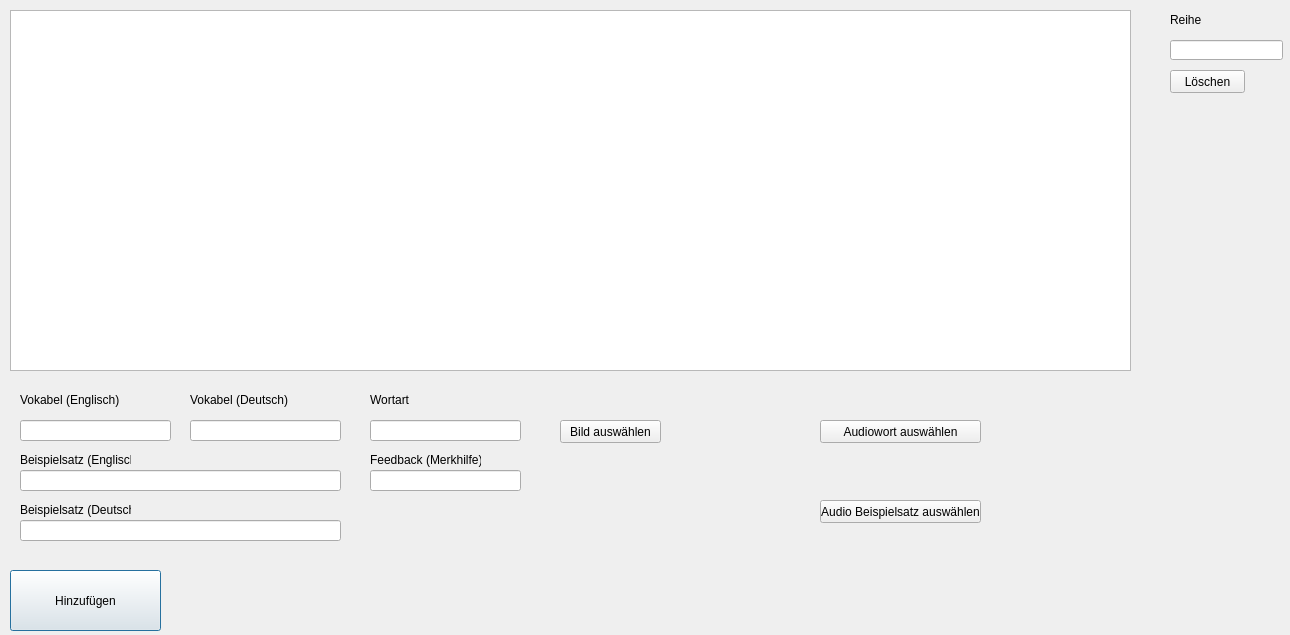
<?xml version="1.0" encoding="UTF-8"?>
<ui version="4.0">
 <class>Karteikarte</class>
 <widget class="QDialog" name="Karteikarte">
  <property name="geometry">
   <rect>
    <x>0</x>
    <y>0</y>
    <width>1290</width>
    <height>635</height>
   </rect>
  </property>
  <property name="windowTitle">
   <string>Dialog</string>
  </property>
  <widget class="QTableView" name="tableViewBuch">
   <property name="geometry">
    <rect>
     <x>10</x>
     <y>10</y>
     <width>1121</width>
     <height>361</height>
    </rect>
   </property>
  </widget>
  <widget class="QLabel" name="label_5">
   <property name="geometry">
    <rect>
     <x>1170</x>
     <y>10</y>
     <width>51</width>
     <height>20</height>
    </rect>
   </property>
   <property name="text">
    <string>Reihe</string>
   </property>
  </widget>
  <widget class="QPushButton" name="pushButton">
   <property name="geometry">
    <rect>
     <x>10</x>
     <y>570</y>
     <width>151</width>
     <height>61</height>
    </rect>
   </property>
   <property name="text">
    <string>Hinzufügen</string>
   </property>
  </widget>
  <widget class="QPushButton" name="pushButton_2">
   <property name="geometry">
    <rect>
     <x>1170</x>
     <y>70</y>
     <width>75</width>
     <height>23</height>
    </rect>
   </property>
   <property name="text">
    <string>Löschen</string>
   </property>
  </widget>
  <widget class="QLineEdit" name="deleteRow">
   <property name="geometry">
    <rect>
     <x>1170</x>
     <y>40</y>
     <width>113</width>
     <height>20</height>
    </rect>
   </property>
  </widget>
  <widget class="QLineEdit" name="VokabelEn">
   <property name="geometry">
    <rect>
     <x>20</x>
     <y>420</y>
     <width>151</width>
     <height>21</height>
    </rect>
   </property>
   <property name="text">
    <string/>
   </property>
  </widget>
  <widget class="QLabel" name="label">
   <property name="geometry">
    <rect>
     <x>20</x>
     <y>390</y>
     <width>111</width>
     <height>20</height>
    </rect>
   </property>
   <property name="text">
    <string>Vokabel (Englisch)</string>
   </property>
  </widget>
  <widget class="QLabel" name="label_2">
   <property name="geometry">
    <rect>
     <x>190</x>
     <y>390</y>
     <width>111</width>
     <height>20</height>
    </rect>
   </property>
   <property name="text">
    <string>Vokabel (Deutsch)</string>
   </property>
  </widget>
  <widget class="QLineEdit" name="VokabelDe">
   <property name="geometry">
    <rect>
     <x>190</x>
     <y>420</y>
     <width>151</width>
     <height>21</height>
    </rect>
   </property>
   <property name="text">
    <string/>
   </property>
  </widget>
  <widget class="QLabel" name="labellll">
   <property name="geometry">
    <rect>
     <x>20</x>
     <y>450</y>
     <width>111</width>
     <height>20</height>
    </rect>
   </property>
   <property name="text">
    <string>Beispielsatz (Englisch)</string>
   </property>
  </widget>
  <widget class="QLineEdit" name="BeispielEn">
   <property name="geometry">
    <rect>
     <x>20</x>
     <y>470</y>
     <width>321</width>
     <height>21</height>
    </rect>
   </property>
   <property name="text">
    <string/>
   </property>
  </widget>
  <widget class="QLineEdit" name="BeispielDe">
   <property name="geometry">
    <rect>
     <x>20</x>
     <y>520</y>
     <width>321</width>
     <height>21</height>
    </rect>
   </property>
   <property name="text">
    <string/>
   </property>
  </widget>
  <widget class="QLabel" name="label_41">
   <property name="geometry">
    <rect>
     <x>20</x>
     <y>500</y>
     <width>111</width>
     <height>20</height>
    </rect>
   </property>
   <property name="text">
    <string>Beispielsatz (Deutsch)</string>
   </property>
  </widget>
  <widget class="QLabel" name="label_6">
   <property name="geometry">
    <rect>
     <x>370</x>
     <y>390</y>
     <width>111</width>
     <height>20</height>
    </rect>
   </property>
   <property name="text">
    <string>Wortart</string>
   </property>
  </widget>
  <widget class="QLineEdit" name="Wortart">
   <property name="geometry">
    <rect>
     <x>370</x>
     <y>420</y>
     <width>151</width>
     <height>21</height>
    </rect>
   </property>
   <property name="text">
    <string/>
   </property>
  </widget>
  <widget class="QLabel" name="label_7">
   <property name="geometry">
    <rect>
     <x>370</x>
     <y>450</y>
     <width>111</width>
     <height>20</height>
    </rect>
   </property>
   <property name="text">
    <string>Feedback (Merkhilfe)</string>
   </property>
  </widget>
  <widget class="QLineEdit" name="Feedback">
   <property name="geometry">
    <rect>
     <x>370</x>
     <y>470</y>
     <width>151</width>
     <height>21</height>
    </rect>
   </property>
   <property name="text">
    <string/>
   </property>
  </widget>
  <widget class="QPushButton" name="pushButton_3">
   <property name="geometry">
    <rect>
     <x>560</x>
     <y>420</y>
     <width>101</width>
     <height>23</height>
    </rect>
   </property>
   <property name="text">
    <string>Bild auswählen</string>
   </property>
  </widget>
  <widget class="QLabel" name="label_4">
   <property name="geometry">
    <rect>
     <x>550</x>
     <y>450</y>
     <width>241</width>
     <height>16</height>
    </rect>
   </property>
   <property name="text">
    <string/>
   </property>
  </widget>
  <widget class="QLabel" name="label_8">
   <property name="geometry">
    <rect>
     <x>550</x>
     <y>480</y>
     <width>201</width>
     <height>121</height>
    </rect>
   </property>
   <property name="text">
    <string/>
   </property>
  </widget>
  <widget class="QPushButton" name="pushButton_4">
   <property name="geometry">
    <rect>
     <x>820</x>
     <y>420</y>
     <width>161</width>
     <height>23</height>
    </rect>
   </property>
   <property name="text">
    <string>Audiowort auswählen</string>
   </property>
  </widget>
  <widget class="QPushButton" name="pushButton_5">
   <property name="geometry">
    <rect>
     <x>820</x>
     <y>500</y>
     <width>161</width>
     <height>23</height>
    </rect>
   </property>
   <property name="text">
    <string>Audio Beispielsatz auswählen</string>
   </property>
  </widget>
  <widget class="QLabel" name="label_9">
   <property name="geometry">
    <rect>
     <x>810</x>
     <y>450</y>
     <width>241</width>
     <height>16</height>
    </rect>
   </property>
   <property name="text">
    <string/>
   </property>
  </widget>
  <widget class="QLabel" name="label_10">
   <property name="geometry">
    <rect>
     <x>810</x>
     <y>530</y>
     <width>241</width>
     <height>16</height>
    </rect>
   </property>
   <property name="text">
    <string/>
   </property>
  </widget>
 </widget>
 <resources/>
 <connections/>
</ui>
